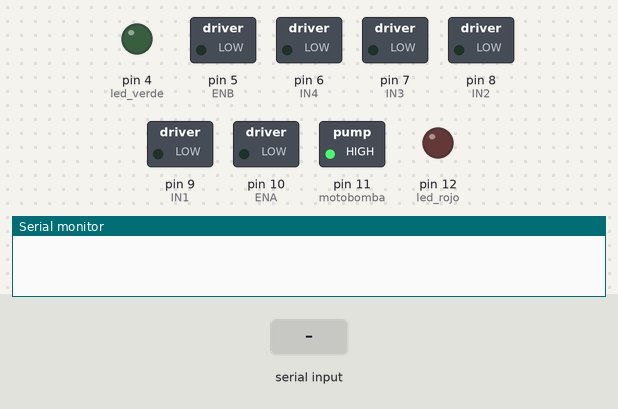
A sketch run on a simulated Arduino Uno, built with avr-gcc and run on an emulated ATmega328P. Parts: switched loads named in the sketch (green lamp = pin HIGH), output pins drawn as LEDs (lit = HIGH), the last lines printed to the serial monitor. The inputs (shaded band) are chosen by the test bench.

Above: at 1.2 s.
1.3 s: "F" received over Serial
At 1.9 s:
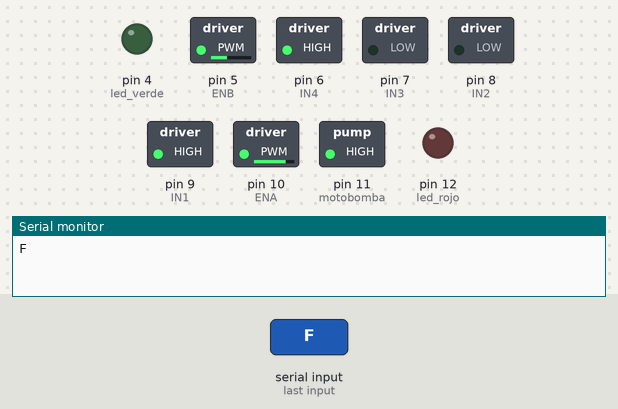
2.8 s: "B" received over Serial
At 3.1 s:
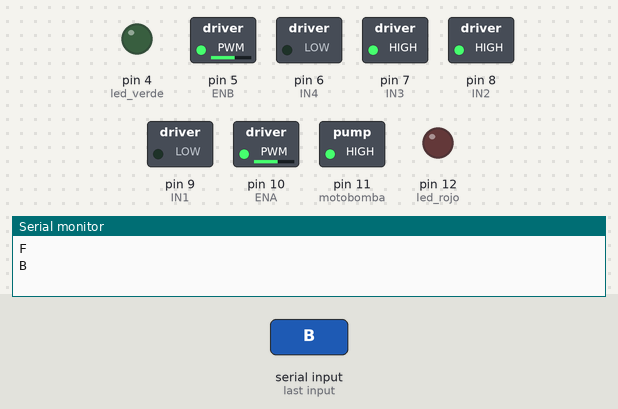
4.3 s: "R" received over Serial
At 5.4 s:
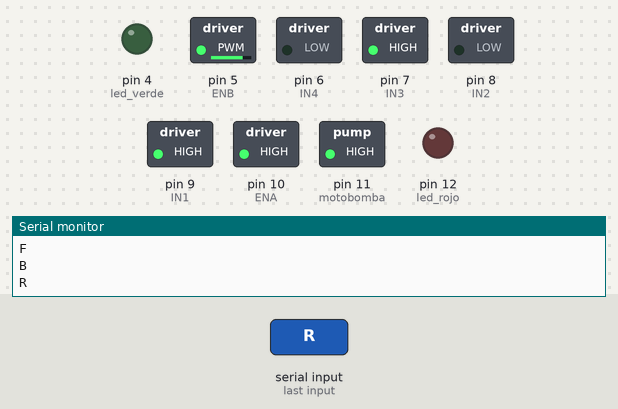
5.8 s: "L" received over Serial
At 6.5 s:
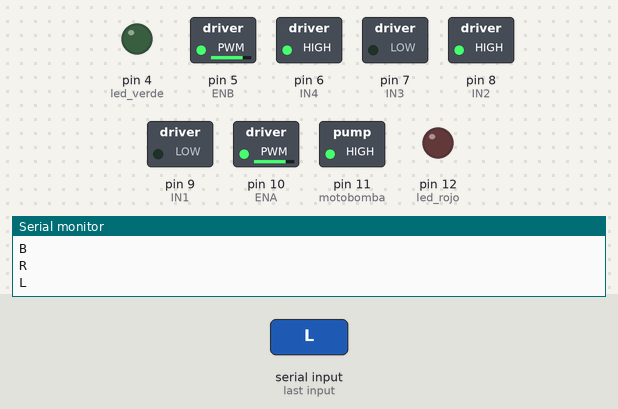
7.3 s: "T" received over Serial
At 7.7 s:
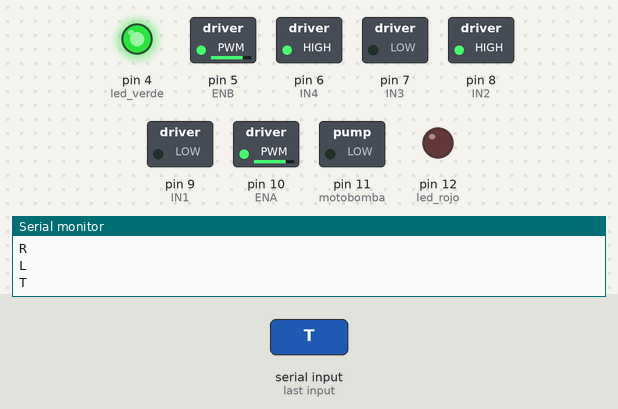
8.8 s: "S" received over Serial
At 10.0 s:
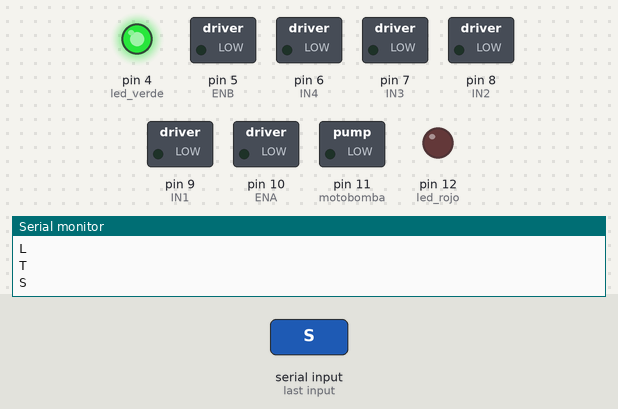
Timing chart, 0 to 11.3 s (numbered marks = the images above; inputs shaded):
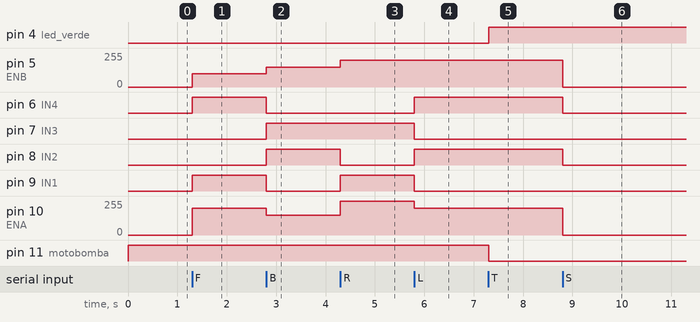

Measured:
- after the input at 1.3 s, pin 5 (ENB): 0/255 → 100/255 at once; pin 6 (IN4), pin 9 (IN1): LOW → HIGH at once; pin 10 (ENA): 0/255 → 200/255 at once
- after the input at 2.8 s, pin 5 (ENB): 100/255 → 150/255 at once; pin 6 (IN4), pin 9 (IN1): HIGH → LOW at once; pin 7 (IN3), pin 8 (IN2): LOW → HIGH at once; pin 10 (ENA): 200/255 → 150/255 at once
- after the input at 4.3 s, pin 5 (ENB): 150/255 → 200/255 at once; pin 8 (IN2): HIGH → LOW at once; pin 9 (IN1): LOW → HIGH at once; pin 10 (ENA): 150/255 → 255/255 at once
- after the input at 5.8 s, pin 6 (IN4), pin 8 (IN2): LOW → HIGH at once; pin 7 (IN3), pin 9 (IN1): HIGH → LOW at once; pin 10 (ENA): 255/255 → 200/255 at once
- after the input at 7.3 s, pin 4 (led_verde): LOW → HIGH at once; pin 11 (motobomba): HIGH → LOW at once
- after the input at 8.8 s, pin 5 (ENB), pin 10 (ENA): 200/255 → 0/255 at once; pin 6 (IN4), pin 8 (IN2): HIGH → LOW at once

The sketch:

serialport_motor.ino
```cpp
//Variables del Puerto Serial

//Motor 1
int ENA = 10;
int IN1 = 9;
int IN2 = 8;

//Motor 2
int ENB = 5;
int IN3 = 7;
int IN4 = 6;

//motobomba
int motobomba =11;
int led_verde =4;
int led_rojo =12;

void setup() {
  // Marcar pines como salidas
  pinMode (ENA, OUTPUT);
  pinMode (ENB, OUTPUT);
  pinMode (IN1, OUTPUT);
  pinMode (IN2, OUTPUT);
  pinMode (IN3, OUTPUT);
  pinMode (IN4, OUTPUT);
  pinMode (motobomba, OUTPUT);
  pinMode (led_verde, OUTPUT);
  pinMode (led_rojo, OUTPUT);

  digitalWrite (motobomba, HIGH);

  // Iniciar comunicación serial a 9600 bps
  Serial.begin(9600);
}

void Adelante ()
{
  //Direccion motor 1
  digitalWrite (IN1, HIGH);
  digitalWrite (IN2, LOW);
  analogWrite (ENA, 255);//Velocidad de motor 1
   //Direccion motor 2
  digitalWrite (IN3, HIGH);
  digitalWrite (IN4, LOW);
  analogWrite (ENB, 200);//Velocidad de motor 2
}

void Atras ()
{
  //Direccion motor 1
  digitalWrite (IN1, LOW);
  digitalWrite (IN2, HIGH);
  analogWrite (ENA, 200);//Velocidad de motor 1
   //Direccion motor 2
  digitalWrite (IN3, LOW);
  digitalWrite (IN4, HIGH);
  analogWrite (ENB, 200);//Velocidad de motor 2
}

void Derecha ()
{
  //Direccion motor 1
  digitalWrite (IN1, HIGH);
  digitalWrite (IN2, LOW);
  analogWrite (ENA, 200);//Velocidad de motor 1
   //Direccion motor 2
  digitalWrite (IN3, LOW);
  digitalWrite (IN4, HIGH);
  analogWrite (ENB, 100);//Velocidad de motor 2
}

void Izquierda ()
{
  //Direccion motor 1
  digitalWrite (IN1, LOW);
  digitalWrite (IN2, HIGH);
  analogWrite (ENA, 150);//Velocidad de motor 1
   //Direccion motor 2
  digitalWrite (IN3, HIGH);
  digitalWrite (IN4, LOW);
  analogWrite (ENB, 150);//Velocidad de motor 2
}
void Parar ()
{
  //Direccion motor 1
  digitalWrite (IN1, LOW);
  digitalWrite (IN2, LOW);
  analogWrite (ENA, 0);//Velocidad de motor 1
   //Direccion motor 2
  digitalWrite (IN3, LOW);
  digitalWrite (IN4, LOW);
  analogWrite (ENB, 0);//Velocidad de motor 2
}

void Motobomba_on(){
  digitalWrite (motobomba, LOW);
  digitalWrite (led_verde, HIGH);
  digitalWrite (led_rojo, LOW);
}

void Motobomba_off(){
  digitalWrite (motobomba, HIGH);
  digitalWrite (led_verde, LOW);
  digitalWrite (led_rojo, HIGH);
}

void loop() {
  // put your main code here, to run repeatedly:
    if (Serial.available() > 0) {
    char comando = Serial.read();
    Serial.println(comando);

    switch (comando) {
      case 'F':
        Derecha();
        break;
      case 'B':
        Izquierda();
        break;
      case 'R':
        Adelante();
        break;
      case 'L':
        Atras();
        break;
      case 'S':
        Parar();
        break;
      case 'T':
        Motobomba_on();
        break;
      case 'N':
        Motobomba_off();
        break;
    }
  }
}
```
